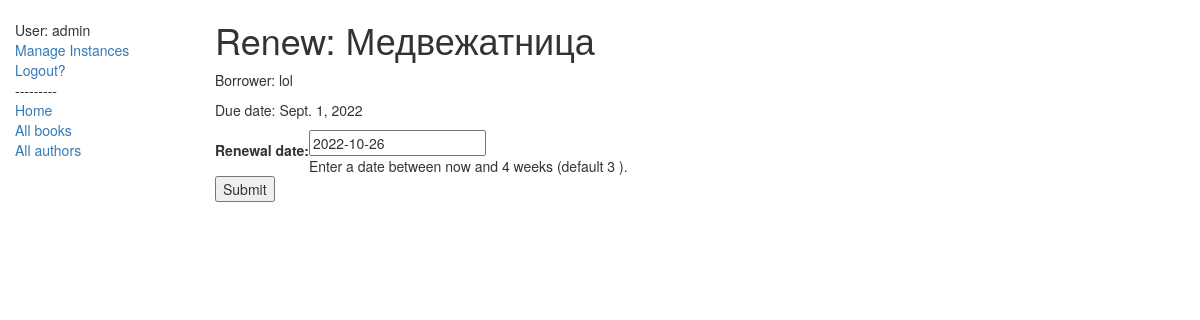
The page /catalog/book/e49d0371-a235-4a72-b8e0-bd8f2f98890d/renew/ (signed in) on the database its author committed.
### catalog/models.py (models this page shows, shortened)
class BookInstance(models.Model):
    id = models.UUIDField(primary_key=True, default=uuid.uuid4(),
                          help_text="Unique ID for this particular book across whole library",)
    book = models.ForeignKey('Book', on_delete=models.SET_NULL, null=True)
    imprint = models.CharField(max_length=200)
    due_back = models.DateField(null=True, blank=True)
    borrower = models.ForeignKey(User, on_delete=models.SET_NULL, null=True, blank=True)
    LOAN_STATUS = (
        ('m', 'Maintaince'),
        ('o', 'On Loan'),
        ('a', 'Availible'),
        ('r', 'Reserved')
    )
    status = models.CharField(max_length=1, choices=LOAN_STATUS, blank=True, default='m', help_text="Book availability")
    class Meta:
        ordering = ["due_back"]
        permissions = (("can_mark_returned", "Set books as returned"),)
    @property
    def is_overdue(self):
        if self.due_back and date.today() > self.due_back:
            return True
        return False

class Book(models.Model):
    title = models.CharField(max_length=200)
    author = models.ForeignKey('Author', on_delete=models.SET_NULL, null=True)
    summary = models.TextField(max_length=1000, help_text="Enter a brief description of the book")
    isbn = models.CharField('ISBN', max_length=13, help_text="13 characters")
    genre = models.ManyToManyField(Genre, help_text="Select a genre of this book")
    language = models.ForeignKey('Language', on_delete=models.SET_NULL, null=True)
    class Meta:
        ordering = ['title', 'author']
    def display_genre(self):
        """
        Creates a string for genre. This is required to display genre in admin
        """
        return ', '.join([ genre.name for genre in self.genre.all()[:3]])
    display_genre.short_description = 'Genre'

### catalog/views.py (the view)
# urls.py: re_path(r'^book/(?P<pk>[-\w]+)/renew/$', views.renew_book_librarian, name="renew-book-librarian"),
@permission_required('catalog.can_mark_returned')
def renew_book_librarian(request, pk):
    book_inst = get_object_or_404(BookInstance, pk=pk) # getting our object
    if request.method == 'POST':
        form = RenewBookForm(request.POST)
        if form.is_valid():
            book_inst.due_back = form.cleaned_data['renewal_date']
            book_inst.save()
            return HttpResponseRedirect(reverse('all-borrowed'))
    else:
        proposed_renewal_date = datetime.date.today() + datetime.timedelta(weeks=3)
        form = RenewBookForm(initial={'renewal_date': proposed_renewal_date,})
    return render(
        request,
        'book_renew_librarian.html',
        {
            'form':form,
            'bookinst':book_inst
        }
    )

### catalog/forms.py (shortened to what this page needs)
class RenewBookForm(forms.Form):
    renewal_date = forms.DateField(help_text='Enter a date between now and 4 weeks (default 3 ).')

### catalog/templates/book_renew_librarian.html (shortened to what this page needs)
{% extends 'base_generic.html' %}
{% block content %}
<h1>Renew: {{ bookinst.book.title }}</h1>
<p>Borrower: {{ bookinst.borrower }}</p>
<p{% if bookinst.is_overdue %}class=text-danger{% endif %}>Due date: {{bookinst.due_back}}</p>
<form action="" method="post">
    <table>
        {{ form }}
    </table>
    <input type="submit" value="Submit">
</form>
{% endblock %}

### catalog/templates/base_generic.html (shortened to what this page needs)
<!DOCTYPE html>
<html lang="en">
<head>
    <link rel="stylesheet" href="https://maxcdn.bootstrapcdn.com/bootstrap/3.3.7/css/bootstrap.min.css">
    {% load static %}
    <link rel="stylesheet" href="{% static 'css/style.css' %}">
</head>
<body>
    <div class="container-fluid">
        <div class="row">
            <div class="col-sm-2">
                {% block sidebar %}
                <ul class="sidebar-nav">
                    {% if user.is_authenticated %}
                        <li>User: {{ user.get_username }}</li>
                        {% if perms.catalog.can_mark_returned %}
                            <li><a href="{% url "all-borrowed" %}">Manage Instances</a></li>
                        {% else %}
                            <li><a href="{% url 'my-borrowed' %}">My borrowed</a></li>
                        {% endif %}
                        <li><a href="{% url 'logout'%}?next={{request.path}}">Logout?</a></li>
                    {% else %}
                        <li><a href="{% url 'login'%}?next={{request.path}} ">Login?</a></li>
                    {% endif %}
                    <li>---------</li>
                    <li><a href="{% url 'index' %}">Home</a></li>
                    <li><a href="{% url 'books' %}">All books</a></li>
                    <li><a href="{% url 'authors' %}">All authors</a></li>
                </ul>
                {% endblock %}
            </div>
            <div class="col-sm-10">
                {% block content %}
                {% endblock %}
            </div>
        </div>
    </div>
</body>
</html>

### catalog/static/css/style.css (style rules this page uses)
.sidebar-nav { margin-top: 20px; padding: 0; list-style: none }

### rows shown on the page
BookInstance: book "Медвежатница", borrower "lol", due_back "Sept. 1, 2022"

### other values the page prints
{{ user.get_username }} "admin"
